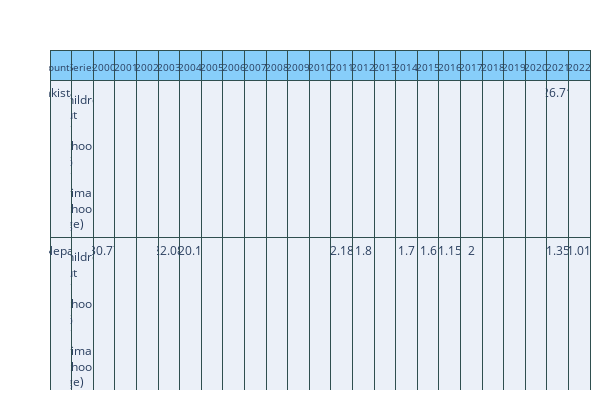

The cell this chart's notebook holds for it:
### Code cell
fig.update_layout(
    autosize=False,
    width=600,
    height=400,
    margin=dict(l=50, r=10, b=10, t=50)
)

### Figure 1 — Plotly figure (JSON) as saved in the notebook; plotly's stock layout.template omitted (floating-point values rounded to 4 significant figures; data arrays with more than 128 entries replaced by an {"elided": "..."} marker saying what was removed)
{"data": [{"cells": {"align": "center", "height": 60, "line": {"color": "darkslategray"}, "values": {"elided": "25x15 mixed values"}}, "header": {"align": "center", "fill": {"color": "lightskyblue"}, "font": {"size": 10}, "line": {"color": "darkslategray"}, "values": ["<br>Country</br>", "<br>Series</br>", "<br>2000</br>", "<br>2001</br>", "<br>2002</br>", "<br>2003</br>", "<br>2004</br>", "<br>2005</br>", "<br>2006</br>", "<br>2007</br>", "<br>2008</br>", "<br>2009</br>", "<br>2010</br>", "<br>2011</br>", "<br>2012</br>", "<br>2013</br>", "<br>2014</br>", "<br>2015</br>", "<br>2016</br>", "<br>2017</br>", "<br>2018</br>", "<br>2019</br>", "<br>2020</br>", "<br>2021</br>", "<br>2022</br>"]}, "type": "table"}], "layout": {"autosize": false, "height": 400, "margin": {"b": 10, "l": 50, "r": 10, "t": 50}, "width": 600}}
